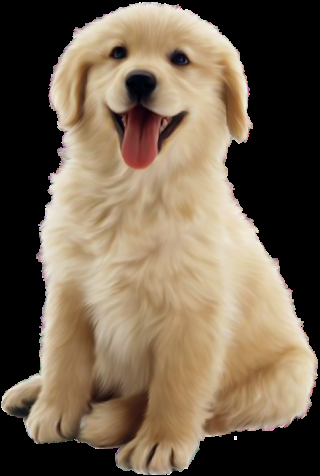
#> input picture images/dog_png.png, 320 x 476 px
$ jupyter execute 01_image_show.ipynb
#> lines starting #> are read from the running program, lines starting #| are printed output that depends on the picture
## 01. 이미지 출력

### 1.1. 이미지 파일 출력하기
- `cv2.imread("파일경로")` : 해당하는 경로의 이미지 불러오기
- `c2.imshow("창이름", 이미지)` : "창이름"을 가진 창에 불러온 이미지 출력
- `cv2.waitKey(ms)` : ms만큼 기다렸다가 입력이 없을시 자동으로 창 종료
  - 0을 입력할 시 무한 대기함
- `cv2.destroyAllWindows()` : 열린 모든 창 종료료

[cell 1]
import cv2

img = cv2.imread("../images/dog_png.png")
#> img is the input picture: shape (476, 320, 3); mean B, G, R 79.1, 98.6, 114.7
cv2.imshow("img", img)

key = cv2.waitKey(0)
#> (key Esc is pressed here)
print(key) # 사용자가 입력한 키의 ascii 코드 출력

cv2.destroyAllWindows()

### 1.2 이미지 읽기 옵션
- `cv2.IMREAD_COLOR` : 이미지를 컬러로 불러옴, alpha값은 무시(기본 값)
- `cv2.IMREAD_GRAYSCALE` : 이미지를 그레이스케일로 불러옴
- `cv2.IMREAD_UNCHANGED` : 이미지를 불러올 때 alpha값을 함께 불러옴

[cell 2]
import cv2

img_default = cv2.imread("../images/dog_png.png", cv2.IMREAD_COLOR)
img_gray = cv2.imread("../images/dog_png.png", cv2.IMREAD_GRAYSCALE)
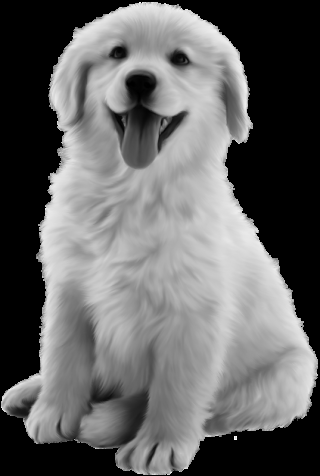
#> img_gray: shape (476, 320); min 0, max 255, mean 100.9
img_unchanged = cv2.imread("../images/dog_png.png", cv2.IMREAD_UNCHANGED)

cv2.imshow("img_color(default)", img_default)
cv2.imshow("img_gray", img_gray)
cv2.imshow("img_unchanged", img_unchanged)

key = cv2.waitKey(0)
#> (key Esc is pressed here)
cv2.destroyAllWindows()

1.3 이미지 Shape
- `img.shape` 이미지의 (세로, 가로, 채널)을 출력해줌

[cell 3]
print("IMREAD_COLOR", img_default.shape) # 채널 3 (R,G,B)
#| IMREAD_COLOR (476, 320, 3)
print("IMREAD_GRAYSCALE", img_gray.shape) # 채널X
#| IMREAD_GRAYSCALE (476, 320)
print("IMREAD_UNCHANGED", img_unchanged.shape) # 채널4 alpha값 포함
#| IMREAD_UNCHANGED (476, 320, 4)
